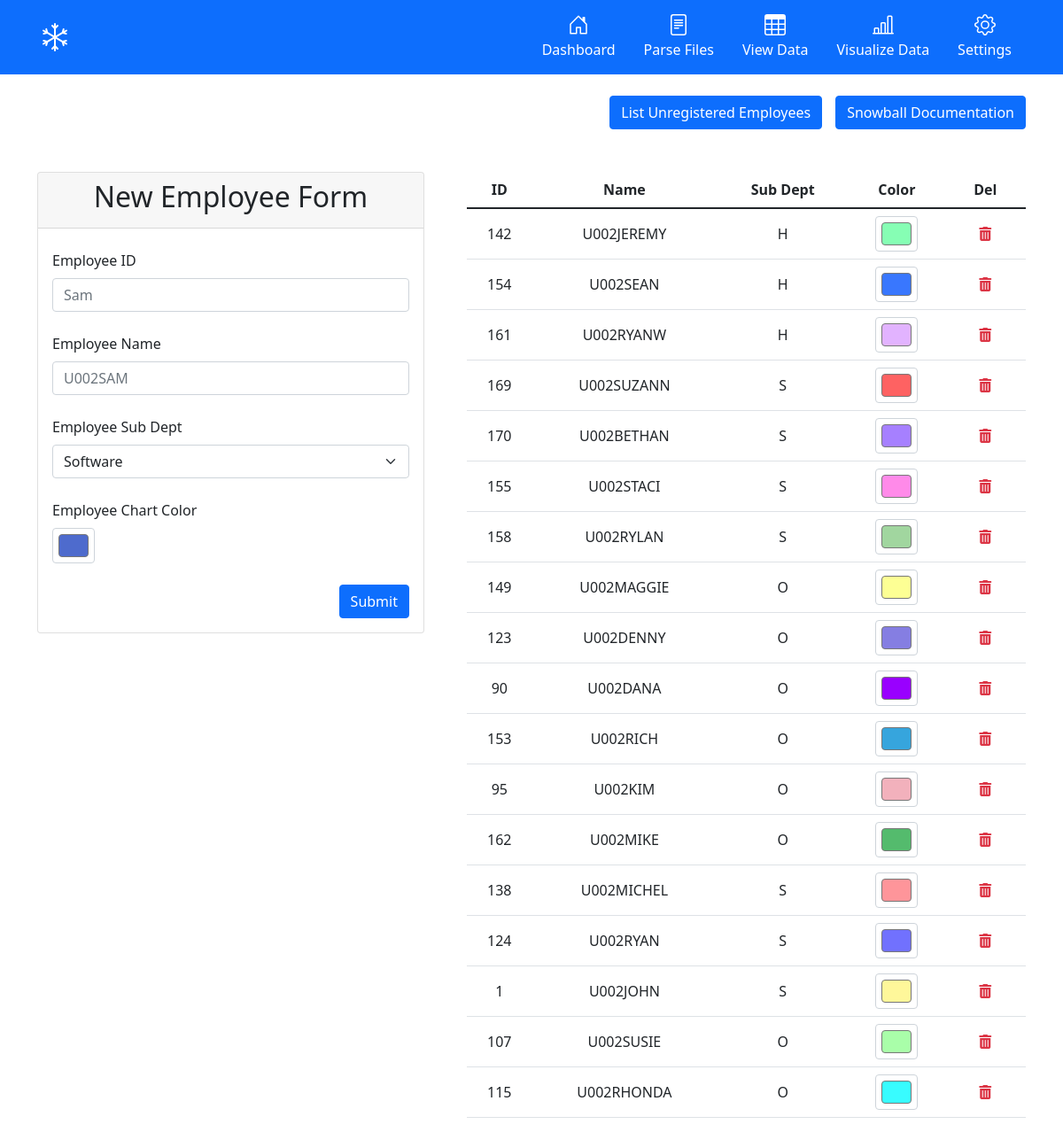
/settings/, run on the app's committed database.
### tables this page shows
CREATE TABLE employees(
                                    id TEXT PRIMARY KEY, 
                                    name TEXT, 
                                    sub_dept TEXT,
                                    color TEXT);

### src/routes/settings_routes.py (the view)
@settings_bp.route("/", methods=['GET', 'POST'])
def settings():
    if request.method == "GET":
        return render_template('settings.html', employees=employees_db.read(),
                               unregistered_employees=calls_db.get_unregistered_employees(),
                               color=get_random_color())
    elif request.method == "POST":
        employee = tuple(request.form.values())
        employees_db.insert(employee)
        return redirect('/settings')

### src/models/call.py (called while the page is built)
    def get_unregistered_employees(self):
        try:
            self.lock.acquire(True)
            self.cursor.execute('''
                                SELECT DISTINCT calls.original_user
                                FROM calls
                                LEFT JOIN employees on calls.original_user = employees.name
                                WHERE employees.name IS NULL
                                ''')
            return self.cursor.fetchall()
        finally:
            self.lock.release()

### src/models/employee.py (called while the page is built)
    def read(self):
        try:
            self.lock.acquire(True)
            self.cursor.execute('''
                                SELECT * FROM employees
                                ''')
            return self.cursor.fetchall()
        finally:
            self.lock.release()

### src/templates/settings.html (shortened to what this page needs)
{% extends "base.html" %}
{% block content %}
<div class="container">
    <div class="row mt-4">
        <div class="col-12">
            <button class="btn btn-primary float-end">Snowball Documentation</button>
            <button class="btn btn-primary float-end top-buttons" data-bs-toggle="modal" data-bs-target="#unregisteredEmployeesModal">List Unregistered Employees</button>
        </div>
    </div>
    <div class="row mt-5 gx-5">
        <div class="col-5">
            <div class="card">
                <div class="card-header">
                    <h2 class="display-6 text-center">New Employee Form</h2>
                </div>
                <div class="card-body">
                    <form method="post">
                        <div class="mb-4 mt-2">
                            <label for="employeeIDInput" class="form-label">Employee ID</label>
                            <input class="form-control" name="id" type="text" placeholder="Sam" id="employeeIDInput">
                        </div>
                        <div class="mb-4 mt-2">
                            <label for="employeeNameInput" class="form-label">Employee Name</label>
                            <input class="form-control" name="name" type="text" placeholder="U002SAM"
                                id="employeeNameInput">
                        </div>
                        <div class="mb-4 mt-2">
                            <label for="employeeSubDeptInput" class="form-label">Employee Sub Dept</label>
                            <select class="form-select" name="sub_dept" id="employeeSubDeptInput">
                                <option selected value="S">Software</option>
                            </select>
                        </div>
                        <div class="mb-4 mt-2">
                            <label for="employeeChartColorInput" class="form-label">Employee Chart Color</label>
                            <input type="color" class="form-control form-control-color" id="employeeChartColorInput"
                                value={{color}} name="color" title="Choose your color">
                        </div>
                        <button class="btn btn-primary float-end" type="submit">Submit</button>
                    </form>
                </div>
            </div>
        </div>
        <div class="col-7">
            <table class="table text-center align-middle">
                <thead>
                    <tr>
                        <th>ID</th>
                        <th>Name</th>
                        <th>Sub Dept</th>
                        <th>Color</th>
                        <th>Del</th>
                    </tr>
                </thead>
                <tbody>
                    {% for employee in employees %}
                    <form action="{{ url_for('settings.delete_employee') }}" method="post">
                        <tr>
                            <td>{{ employee[0] }}</td>
                            <td>{{ employee[1] }}</td>
                            <td>{{ employee[2] }}</td>
                            <td>
                                <input type="color" height="100" class="form-control color-picker form-control-color"
                                    value={{employee[3]}}>
                            </td>
                            <td>
                                <button type="submit" class="btn btn-outline-danger border-0" id="newEmployeeButton" onclick="return confirm('Do you want to delete {{ employee[1] }}?');">
                                    <i class="fas fa-trash-alt"></i>
                                </button>
                            </td>
                        </tr>
                    </form>
                    {% endfor %}
                </tbody>
            </table>
        </div>
    </div>
</div>
{% endblock %}

### src/static/css/styles.css (style rules this page uses)
.display-6 { font-size: 2rem !important; }
.color-picker { display: inline-block; }
.top-buttons { margin-right: 15px; }

### data on the page
employees: id "142", name "U002JEREMY", sub_dept "H", color "#86feb4"
employees: id "154", name "U002SEAN", sub_dept "H", color "#3977fe"
employees: id "161", name "U002RYANW", sub_dept "H", color "#e2b3ff"
employees: id "169", name "U002SUZANN", sub_dept "S", color "#fe6262"
employees: id "170", name "U002BETHAN", sub_dept "S", color "#a680ff"
employees: id "155", name "U002STACI", sub_dept "S", color "#ff8ae9"
employees: id "158", name "U002RYLAN", sub_dept "S", color "#a1d69f"
employees: id "149", name "U002MAGGIE", sub_dept "O", color "#fdff94"
employees: id "123", name "U002DENNY", sub_dept "O", color "#857ee2"
employees: id "90", name "U002DANA", sub_dept "O", color "#9900ff"
employees: id "153", name "U002RICH", sub_dept "O", color "#36a5dd"
employees: id "95", name "U002KIM", sub_dept "O", color "#f2b1bc"
employees: id "162", name "U002MIKE", sub_dept "O", color "#54bb6d"
employees: id "138", name "U002MICHEL", sub_dept "S", color "#fe959a"
employees: id "124", name "U002RYAN", sub_dept "S", color "#7171fe"
employees: id "1", name "U002JOHN", sub_dept "S", color "#fef79a"
employees: id "107", name "U002SUSIE", sub_dept "O", color "#a9fea9"
employees: id "115", name "U002RHONDA", sub_dept "O", color "#38fcff"
